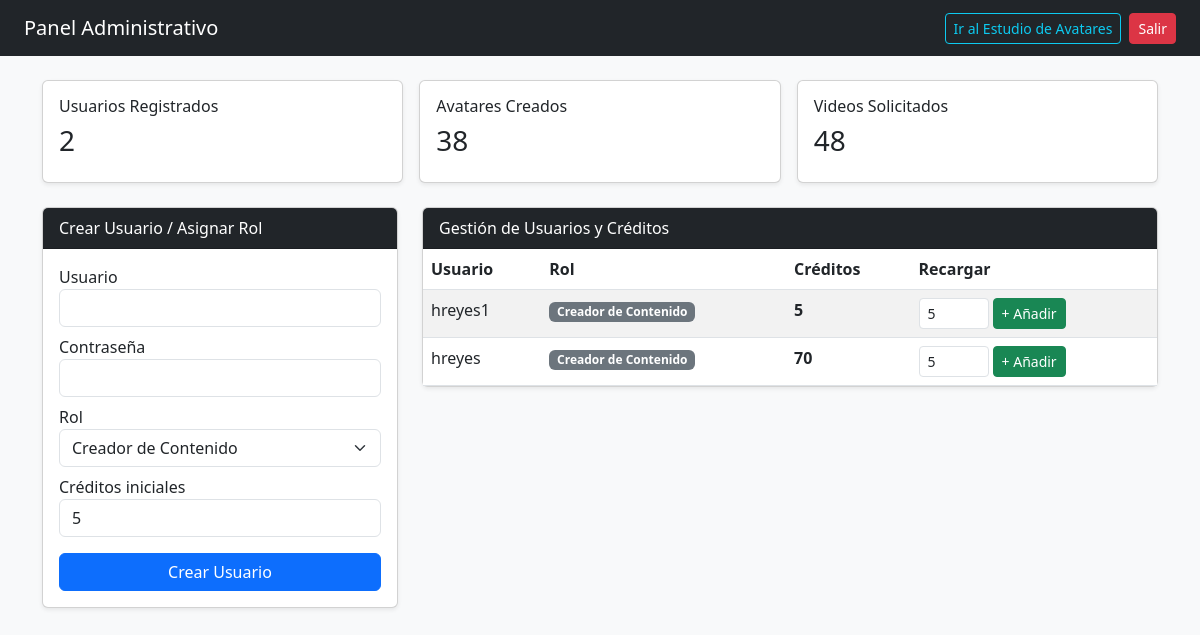
The app's page /admin-panel/ (signed in) with its own data.
### apps/users/models.py (models this page shows, shortened)
class CustomUser(AbstractUser):
    class Role(models.TextChoices):
        ADMIN = 'ADMIN', 'Administrador'
        CREATOR = 'CREATOR', 'Creador de Contenido'
        REVIEWER = 'REVIEWER', 'Revisor / Cliente'
    role = models.CharField(
        max_length=20,
        choices=Role.choices,
        default=Role.CREATOR,
        verbose_name="Rol del sistema"
    )
    video_credits = models.PositiveIntegerField(
        default=5,
        verbose_name="Créditos de video disponibles"
    )

### apps/dashboard/views.py (the view, shortened to what this page needs)
# urls.py: path('', admin_dashboard_view, name='admin_dashboard'),
@login_required
@role_required(allowed_roles=['ADMIN'])
def admin_dashboard_view(request):
    context = {
        'users_list': CustomUser.objects.all().order_by('-date_joined'),
        'total_avatars': Avatar.objects.count(),
        'total_videos': VideoProject.objects.count(),
        'recent_videos': VideoProject.objects.all().order_by('-created_at')[:10],
    }
    return render(request, 'dashboard/index.html', context)

### templates/dashboard/index.html (shortened to what this page needs)
<!DOCTYPE html>
<html lang="es">
<head>
    <link href="https://cdn.jsdelivr.net/npm/bootstrap@5.3.0/dist/css/bootstrap.min.css" rel="stylesheet">
</head>
<body class="bg-light">
<nav class="navbar navbar-dark bg-dark px-4">
    <span class="navbar-brand">Panel Administrativo</span>
    <div class="d-flex gap-2">
        <a href="{% url 'studio_home' %}" class="btn btn-outline-info btn-sm">Ir al Estudio de Avatares</a>
        <form action="{% url 'logout' %}" method="post" class="m-0">{% csrf_token %}<button class="btn btn-danger btn-sm">Salir</button></form>
    </div>
</nav>
<div class="container py-4">
    <div class="row g-3 mb-4">
        <div class="col-md-4"><div class="card p-3 shadow-sm"><h6>Usuarios Registrados</h6><h3>{{ users_list.count }}</h3></div></div>
        <div class="col-md-4"><div class="card p-3 shadow-sm"><h6>Avatares Creados</h6><h3>{{ total_avatars }}</h3></div></div>
        <div class="col-md-4"><div class="card p-3 shadow-sm"><h6>Videos Solicitados</h6><h3>{{ total_videos }}</h3></div></div>
    </div>
    <div class="row g-4">
        <div class="col-md-4">
            <div class="card shadow-sm">
                <div class="card-header bg-dark text-white">Crear Usuario / Asignar Rol</div>
                <div class="card-body">
                    <form method="post">
                        <div class="mb-2"><label>Usuario</label><input type="text" name="username" class="form-control" required></div>
                        <div class="mb-2"><label>Contraseña</label><input type="password" name="password" class="form-control" required></div>
                        <div class="mb-2">
                            <label>Rol</label>
                            <select name="role" class="form-select">
                                <option value="CREATOR">Creador de Contenido</option>
                            </select>
                        </div>
                        <div class="mb-3"><label>Créditos iniciales</label><input type="number" name="credits" value="5" class="form-control"></div>
                        <button type="submit" name="create_user" class="btn btn-primary w-100">Crear Usuario</button>
                    </form>
                </div>
            </div>
        </div>
        <div class="col-md-8">
            <div class="card shadow-sm">
                <div class="card-header bg-dark text-white">Gestión de Usuarios y Créditos</div>
                <div class="card-body p-0">
                    <table class="table table-striped mb-0">
                        <thead><tr><th>Usuario</th><th>Rol</th><th>Créditos</th><th>Recargar</th></tr></thead>
                        <tbody>
                            {% for u in users_list %}
                            <tr>
                                <td>{{ u.username }}</td>
                                <td><span class="badge bg-secondary">{{ u.get_role_display }}</span></td>
                                <td><strong>{{ u.video_credits }}</strong></td>
                                <td>
                                    <form method="post" class="d-flex gap-1">
                                        <input type="number" name="extra_credits" value="5" style="width: 70px;" class="form-control form-control-sm">
                                        <button type="submit" name="add_credits" class="btn btn-sm btn-success">+ Añadir</button>
                                    </form>
                                </td>
                            </tr>
                            {% endfor %}
                        </tbody>
                    </table>
                </div>
            </div>
        </div>
    </div>
</div>
</body>
</html>

### records on screen
CustomUser: username "hreyes1", role "Creador de Contenido", video_credits "5"
CustomUser: username "hreyes", role "Creador de Contenido", video_credits "70"

### other values on screen
{{ users_list.count }} "2"
{{ total_avatars }} "38"
{{ total_videos }} "48"
